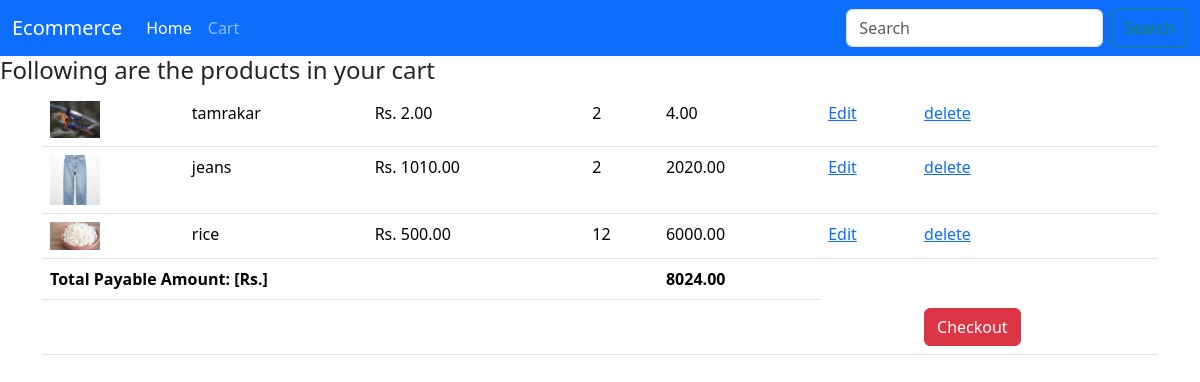
Page /my/cart/ (signed in) on the committed database.
### catalog/models.py (models this page shows, shortened)
class ShoppingCart(models.Model):
    user= models.ForeignKey(User, on_delete= models.CASCADE)
    product= models.ForeignKey(Product,on_delete=models.CASCADE)
    quantity= models.IntegerField(default=0)

class Product(models.Model):
    name =  models.CharField(max_length=225)
    price = models.DecimalField(max_digits=10, decimal_places=2)
    category = models.ForeignKey(Category, on_delete=models.CASCADE)
    photo = models.FileField(upload_to='uploads/')

### catalog/views.py (the view)
# urls.py: path('my/cart/', views.cart_detail, name="cart_detail"),
@login_required(login_url="/login/")
def cart_detail(request):
    user= User.objects.get(id= request.user.id)
    items= ShoppingCart.objects.filter(user=user)
    return render(request,'cart_detail.html',{'items':items})

### catalog/templatetags/catalog_extras.py (called while the page is built)
@register.filter
def getProductTotal(obj):
    amount = (obj.product.price)*(obj.quantity)
    return amount

@register.filter
def getPayable(items):
    total=0
    for item in items :
        total= total+((item.product.price)*(item.quantity))
    return total

### catalog/templates/cart_detail.html
{% extends "base.html" %}
{% load catalog_extras %}
{% block cartdetail %}
<h4> Following are the products in your cart</h4>
<div class="container">
    <div class="row">
        <div class="col">
            <table class="table">
                <tbody>
                    {% for item in items %}
                    <tr>
                        <td><img src="{{item.product.photo.url}}" alt="" style="width: 50px;height: auto;"></td>
                        <td>{{item.product.name}}</td>
                        <td>Rs. {{item.product.price}}</td>
                        <td>{{item.quantity}}</td>
                        <td>{{item|getProductTotal }}</td>
                        <td><a href="/cart/edit/{{item.id}}/">Edit</a></td>
                        <td><a href="/cart/delete/{{item.id}}/">delete</a></td>
                    </tr>
                    {% endfor %}
                    <tr>
                        <th colspan="4">Total Payable Amount: [Rs.]</th>
                        <th>{{items|getPayable}}</th>
                    </tr>
                    <tr>
                        <th colspan="6"></th>
                        <th ><a href="/checkout/" class="btn btn-danger">Checkout</a></th>
                    </tr>
                </tbody>
            </table>
        </div>
    </div>
</div>
{% endblock %}

### rows in the picture
ShoppingCart: product.photo (picture), product.name "tamrakar", product.price "2.00", quantity "2", product+quantity "4.00", product+quantity "8024.00"
ShoppingCart: product.photo (picture), product.name "jeans", product.price "1010.00", quantity "2", product+quantity "2020.00"
ShoppingCart: product.photo (picture), product.name "rice", product.price "500.00", quantity "12", product+quantity "6000.00"
